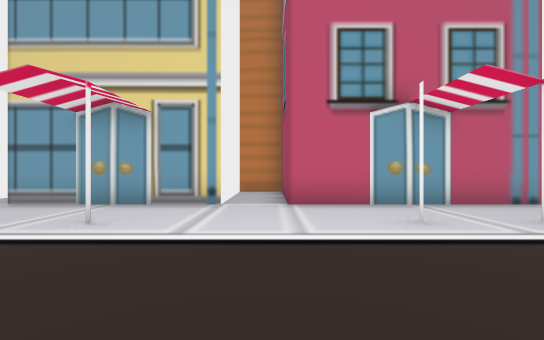
view 1 (above)

16 first-person views from a walk through a 3-D level made in the Unity game engine. The camera is 1.4 m above the floor, looks level and sees 90° across. The floor is counted in squares, 2 m on a side. Each view is taken from the middle of a square. On the plan, view 1 faces up. The plan holds only what a view shows up to about 9 squares ahead; the rest is blank. The place goes on beyond the plan.

view 2
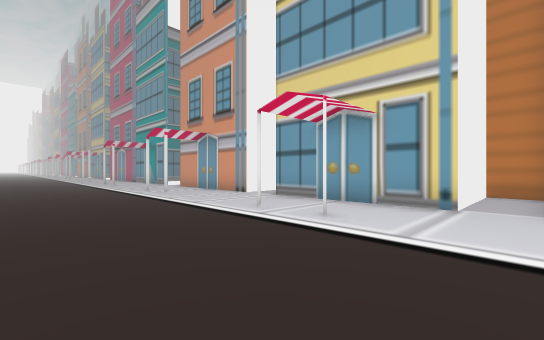

view 3
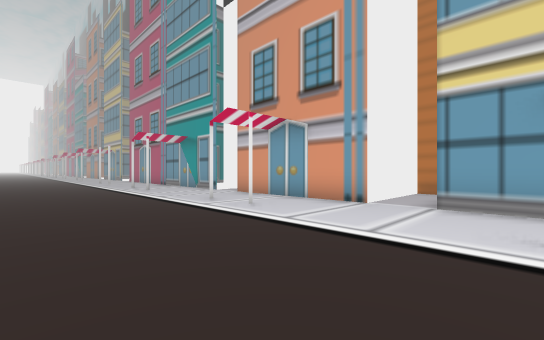

view 4
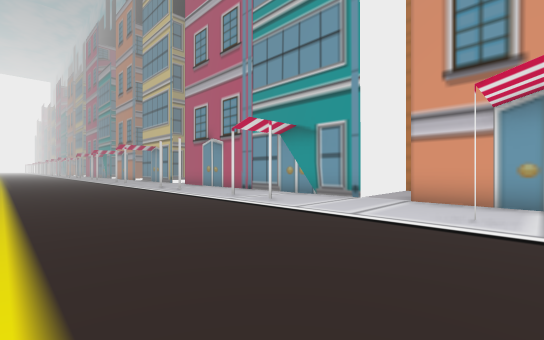

view 5
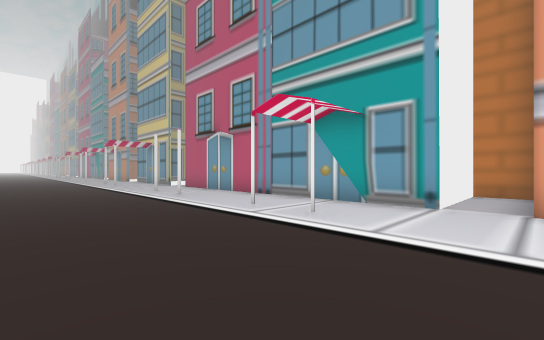

view 6
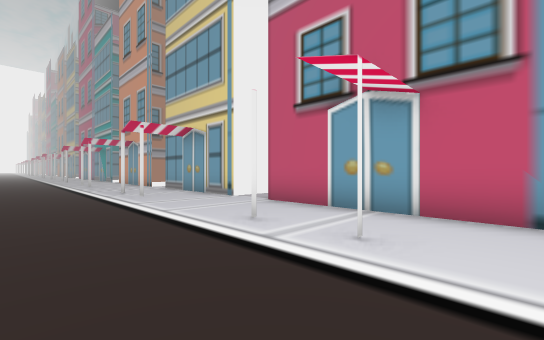

view 7
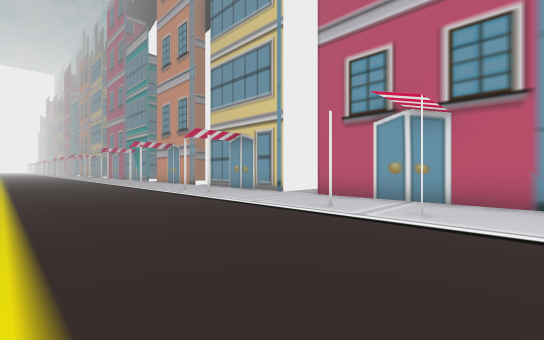

view 8
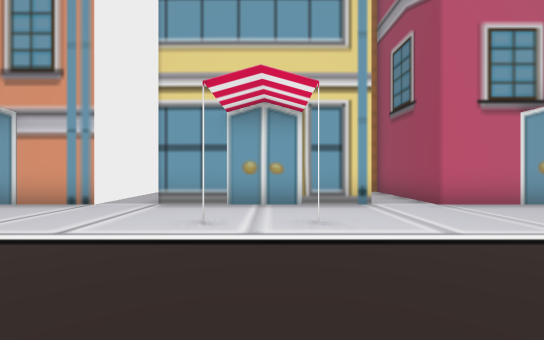

view 9
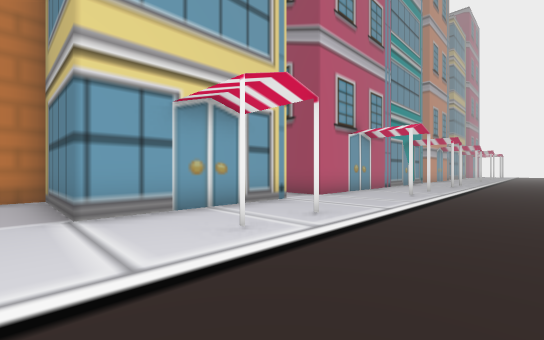

view 10
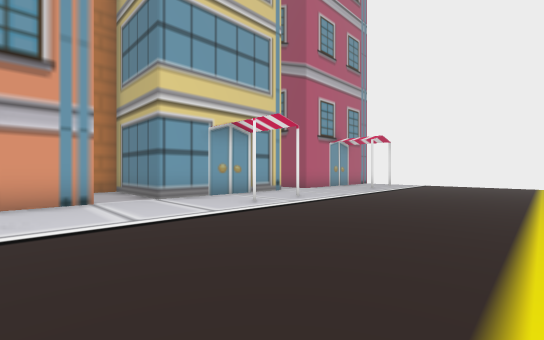

view 11
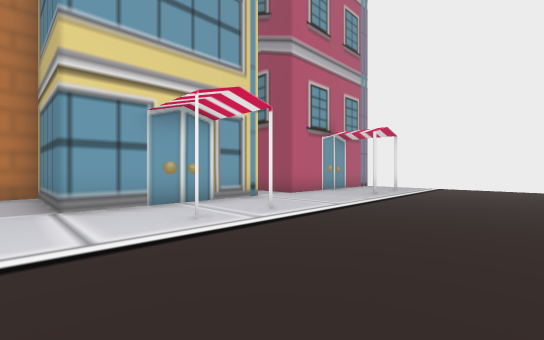

view 12
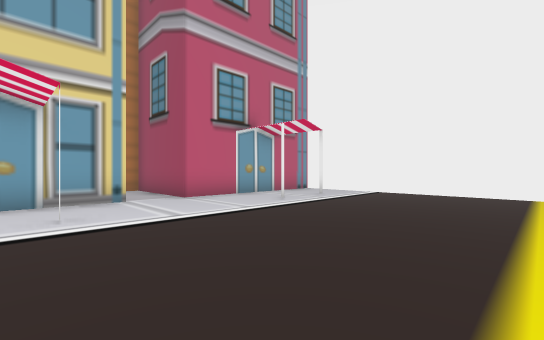

view 13
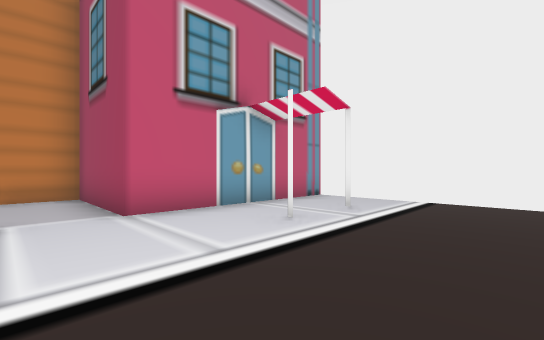

view 14
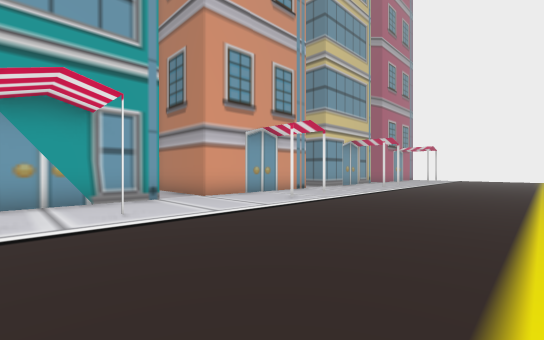

view 15
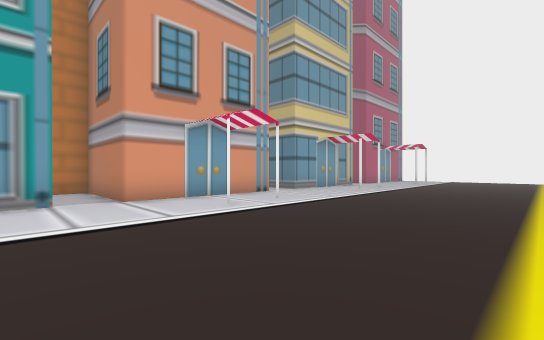

view 16
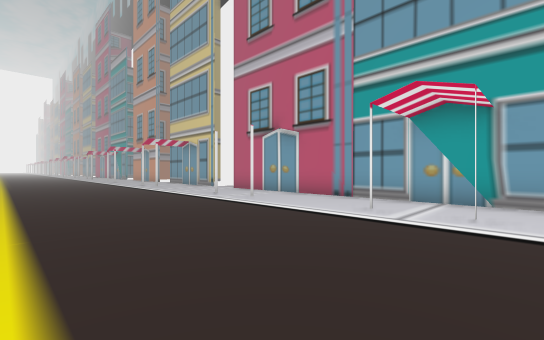

### Floor plan
Key: @ floor where view 1 was taken; # wall or solid block; x gap in a wall; . floor.
Columns run from 28 left of view 1 to 6 right of it. Each row starts with its distance up from view 1.
  9 ##    ##        x#   ###   ###
  8 .#    .#        .#    .#    .#
  7 .#    .#        .#    .#    .#
  6 .#####.#########.#####.#####.######
  5 ..................................
  4 ..#.#...#.#.......#.#...#.#...#.#.
  3 ..................................
  2 ..................................
  1 ..................................
  0 ............................@.....
 -1 ..................................

Positions as (right, up) in squares from view 1, and headings:
1: (0, 0), facing up
2: (0, 0), facing up-left
3: (-4, 0), facing up-left
4: (-9, -1), facing up-left
5: (-11, 0), facing up-left
6: (-17, 1), facing up-left
7: (-17, -1), facing up-left
8: (-25, 0), facing up
9: (-28, 1), facing up-right
10: (-8, -1), facing up-right
11: (-6, 0), facing up-right
12: (-3, -1), facing up-right
13: (-1, 1), facing up-right
14: (-15, -1), facing up-right
15: (-13, -1), facing up-right
16: (-13, -1), facing up-left
